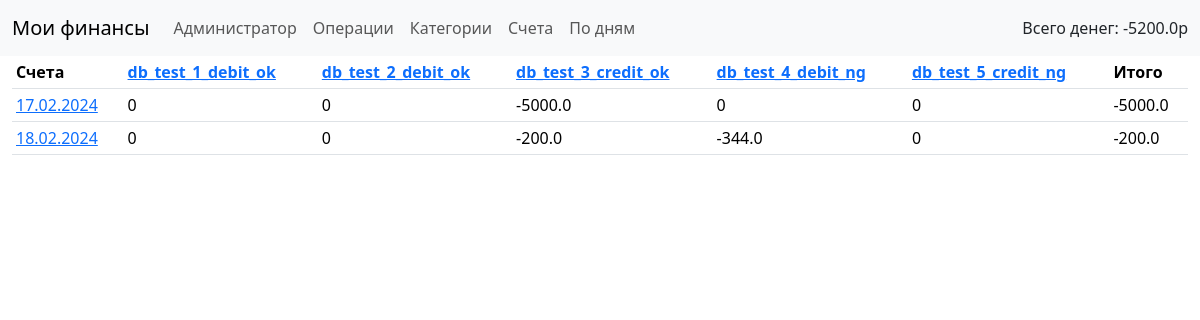
The page /daily (signed in) on the database as committed earlier.
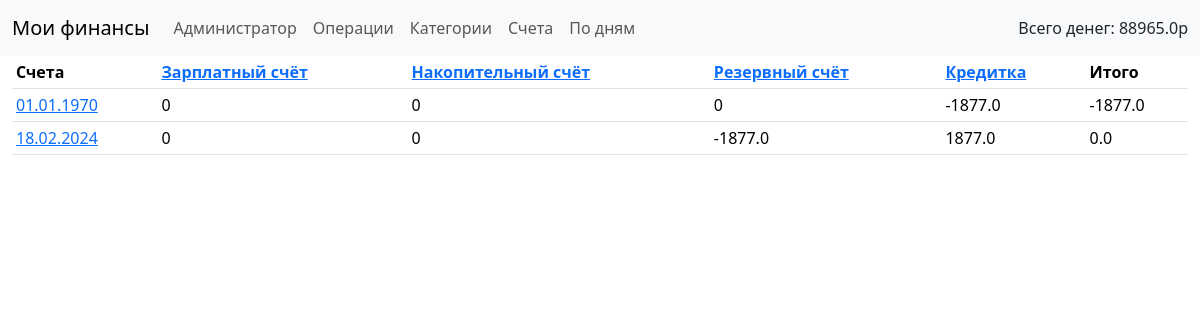
The same page on the database as committed later.
### babosiki/models.py (models this page shows, shortened)
class Account(models.Model):
    user = models.ForeignKey( settings.AUTH_USER_MODEL,
                              on_delete=models.CASCADE,
                              verbose_name='Пользователь',)
    name = models.CharField(max_length=32,
                            verbose_name='Имя счёта',)
    comment =  models.CharField(max_length=128,
                                verbose_name='Комментарий',
                                blank=True,
                                null=True,)
    DEBIT = 1
    CREDIT = -1
    TYPES =(
    (DEBIT, "Дебетовый"),
    (CREDIT, "Кредитный"),)
    type = models.IntegerField(choices = TYPES,
                            verbose_name='Тип',)
    initial_balance = models.FloatField(verbose_name='Начальный баланс',)
    calculated = models.BooleanField(default=True,
                                  verbose_name='Используется в расчётах',)
    def __str__(self):
        return self.name
    class Meta:
        verbose_name_plural = 'Счёт'
        verbose_name = 'Счета'

class Operation(models.Model):
    date = models.DateField(default=timezone.now,
                            verbose_name='Дата',)
    account = models.ForeignKey('Account',
                                on_delete=models.CASCADE,
                                verbose_name='Счёт',)
    INCOME = 1
    OUTCOME = -1
    TYPES =(
    (INCOME, "Пополнение"),
    (OUTCOME, "Расход"),)
    type = models.IntegerField(choices = TYPES,
                                verbose_name='Тип',)
    category = models.ForeignKey('Category',
                                on_delete=models.SET_NULL,
                                verbose_name='Категория',
                                blank=True,
                                null=True,)
    description = models.CharField(max_length=128,
                                    verbose_name='Описание',
                                    blank=True,
                                    null=True,)
    value = models.FloatField(verbose_name='Сумма',)
    class Meta:
        verbose_name_plural = 'Операции'
        verbose_name = 'Операция'
        ordering = ['date']

### babosiki/views.py (the view)
# urls.py: path('daily', DailyCostsView.as_view(), name='daily'),
class DailyCostsView(LoginRequiredMixin, TemplateView):
    login_url = 'login'
    template_name = 'daily_costs.html'
    def __get_unique_dates(self):
        accounts = Account.objects.filter(user=self.request.user)
        operations = Operation.objects.filter(account__id__in=accounts.all())
        dates = []
        for operation in operations:
            if not (operation.date in dates):
                dates.append(operation.date)
        self.dates = dates
    def __process_date_operations(self):
        accounts = Account.objects.filter(user=self.request.user)
        dates_delta = {}
        for date in self.dates:
            accounts_delta = {}
            for account in accounts:
                daily_costs = 0
                operations = Operation.objects.filter(account=account,
                                                      date=date)
                for operation in operations:
                    daily_costs += operation.type*operation.value
                accounts_delta[account] = daily_costs
            dates_delta[date] = accounts_delta
        self.dates_delta = dates_delta
    def __get_daily_costs(self):
        daily_costs = {}
        for date in self.dates_delta:
            daily_cost = 0
            for account in self.dates_delta[date]:
                if account.calculated: #or account.type == 1:
                    daily_cost += self.dates_delta[date][account]
            daily_costs[date] = daily_cost
        self.daily_costs = daily_costs
    def get_context_data(self, **kwargs):
        self.__get_unique_dates()
        self.__process_date_operations()
        self.__get_daily_costs()
        accounts = Account.objects.filter(user=self.request.user)
        context = super().get_context_data(**kwargs)
        context['delta'] = self.dates_delta
        context['cost'] = self.daily_costs
        context['accounts'] = accounts
        return context

### babosiki/context_processors.py (called while the page is built)
def global_data(request):
    try:
        accounts = Account.objects.filter(user=request.user, calculated=True)
        total_sum = 0
        for account in accounts:
            operations = Operation.objects.filter(account=account)
            for operation in operations:
                total_sum += operation.value*operation.type
            if account.type == Account.DEBIT:
                total_sum += account.initial_balance
        return {'accounts': Account.objects.all(),
                'total_money': total_sum}
    except TypeError:
        return {}

### templates/daily_costs.html (shortened to what this page needs)
{% extends 'master.html' %}
{% block content %}
<table class="table table-sm">
    <thead>
        <tr class="header">
            <th>Счета</th>
            {% for account in accounts %}
            <th><a href="{% url 'account_detail' pk=account.pk %}">{{ account }}</a></th>
            {% endfor %}
            <th>Итого</th>
        </tr>
    </thead>
    <tbody>
        {% for date, accounts in delta.items %}
        <tr>
            <td><a href="{% url 'operation_list_daily' date|date:"Y-m-d" %}">{{date}}</a></td>
            {% for account, value in accounts.items %}
            <td>{{value}}</td>
            {% endfor %}
            <td>{% for cost_date, value in cost.items %}
                {% if cost_date == date%}
                {{value}}
                {%endif%}
                {% endfor %}</td>
        </tr>
        {% endfor %}
    </tbody>
</table>
{% endblock content %}

Rows that differ between the two databases and show on the page:
removed Account: name "db_test_1_debit_ok", value "0"
removed Account: name "db_test_2_debit_ok", value "0"
removed Account: name "db_test_3_credit_ok", value "-5000.0", value "-200.0"
removed Account: name "db_test_4_debit_ng", calculated "0", value "-344.0"
removed Account: name "db_test_5_credit_ng", calculated "0"
removed Operation: delta "17.02.2024"
added Account: name "Зарплатный счёт", value "0"
added Account: name "Накопительный счёт", value "0"
added Account: name "Резервный счёт", value "0", value "-1877.0"
added Account: name "Кредитка", value "-1877.0", value "1877.0"
added Operation: delta "01.01.1970"
Other text that changed with them:
{{ total_money }}: "-5200.0" → "88965.0"
new list line: "-1877.0"
list line gone: "-200.0"
new list line: "0.0"
list line gone: "-5000.0"
